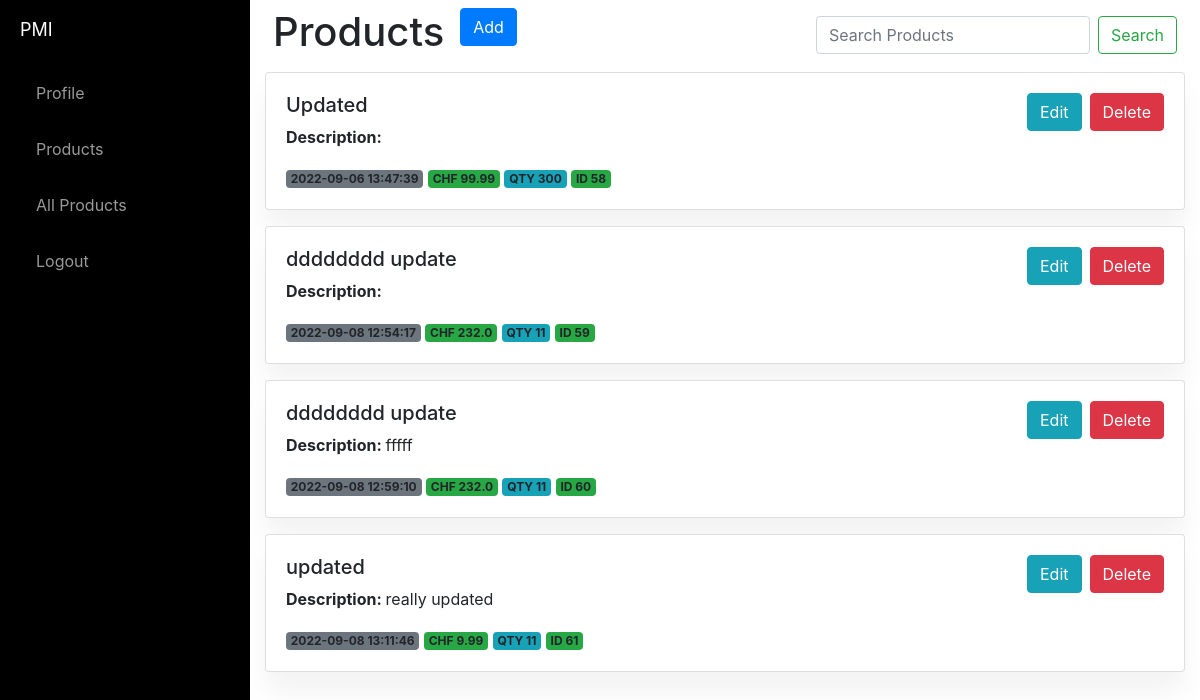
Page / (signed in) on the earlier database version.
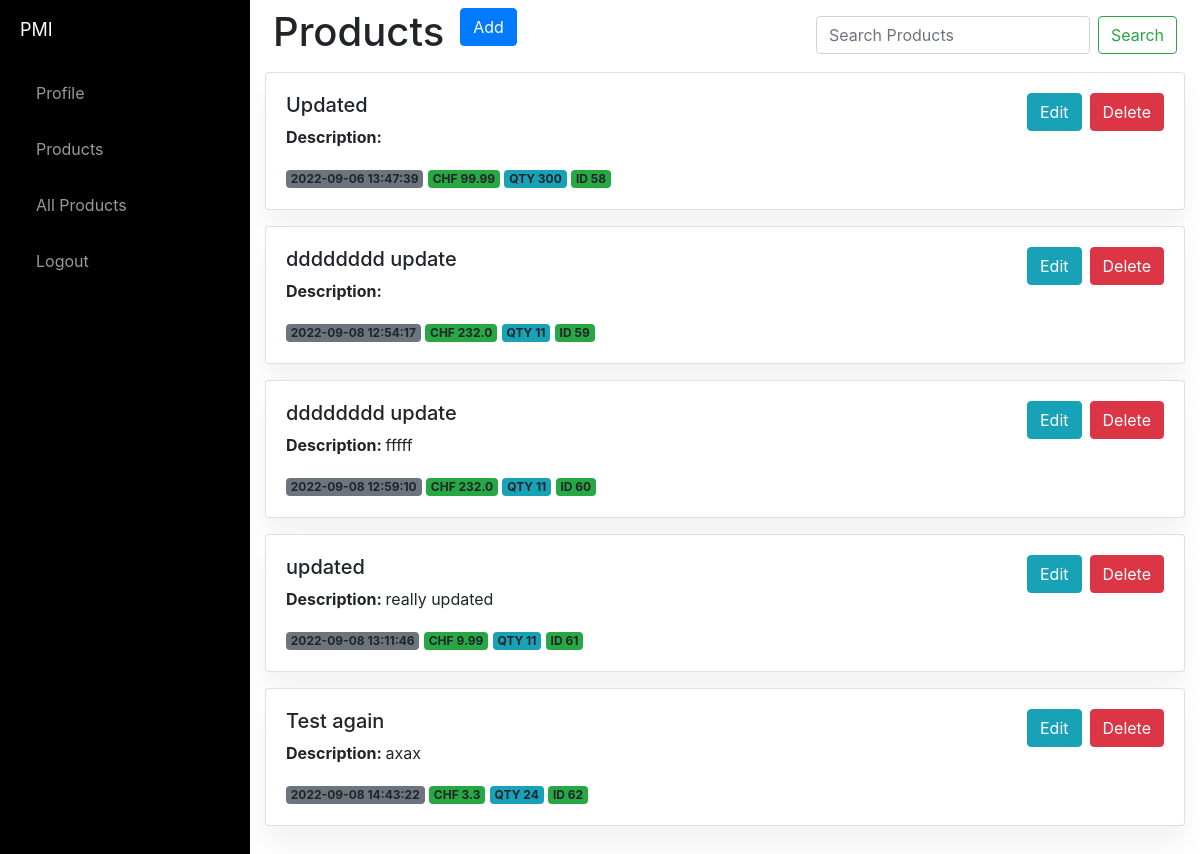
Same page on the later database version.
### website/models.py (models this page shows)
class Product(db.Model):
    id = db.Column(db.Integer, primary_key=True)
    product_name = db.Column(db.String(150))
    description = db.Column(db.String(10000))
    price = db.Column(db.Float)
    qty = db.Column(db.Integer)
    date = db.Column(db.DateTime(timezone=True), default=func.now())
    user_id = db.Column(db.Integer, db.ForeignKey('user.id'))

### website/views.py (the view, shortened to what this page needs)
@views.route('/', methods=['GET', 'POST'])
@login_required
def home():
    return render_template("home.html", user=current_user)

### website/templates/home.html (shortened to what this page needs)
{% extends "base.html" %} {% block title %}Home{% endblock %} {% block content%}
<div class="d-flex">
  <div class="p-2">
    <h1>Products</h1>
  </div>
  <div class="p-2">
    <button type="button" class="btn btn-primary" data-toggle="modal" data-target="#exampleModal">
      Add
    </button>
  </div>
  <div class="ml-auto p-2">
    <form class="form-inline my-2 my-lg-10 ">
      <input class="form-control mr-sm-2" type="search" placeholder="Search Products" aria-label="Search">
      <button class="btn btn-outline-success my-2 my-sm-0" type="submit">Search</button>
    </form>
  </div>
</div>
{% for product in user.product %}
<div class="card mb-3">
  <div class="card-body">
    <div class="d-flex flex-column flex-lg-row">
      <div class="row flex-fill">
        <div class="col-sm-5 ">
          <h4 class="h5">{{ product.product_name }}</h4>
          <p class="p"> <strong>Description: </strong> {{ product.description }}</p>
          <span class="badge bg-secondary">{{ product.date }}</span> <span class="badge bg-success">CHF {{ product.price}}</span>
          <span class="badge bg-info">QTY {{ product.qty }}</span> <span class="badge bg-success">ID {{ product.id }}</span>
        </div>
        <div class="col-sm-7 text-lg-end clearfix ">
          <button href="#" class="btn btn-danger float-right ml-2 stretched-link" onClick="deleteProduct('{{ product.id }}')">Delete</button>
          <a href="/update/{{product.id}}" class="btn btn-info float-right ml-2 stretched-link" data-toggle="modal_edit" data-target="#exampleModal">Edit</a>
        </div>
      </div>
    </div>
  </div>
</div>
{% endfor %}
<form method="POST">
  <br />
  {% endblock %}

### website/templates/base.html (shortened to what this page needs)
<!DOCTYPE html>
<html lang="en">
<head>
  <link rel="stylesheet" href="../static/index.css">
  <link rel="stylesheet" href="https://stackpath.bootstrapcdn.com/bootstrap/4.4.1/css/bootstrap.min.css"
 />
  <link rel="stylesheet" href="https://stackpath.bootstrapcdn.com/font-awesome/4.7.0/css/font-awesome.min.css"
 />
</head>
{% if user.is_authenticated %}
<body>
  <div id="wrapper">
    <div id="sidebar-wrapper">
      <ul class="sidebar-nav">
        <li class="sidebar-brand">
          <a href="/">
            PMI
          </a>
        </li>
        <li>
          <a class="nav-item nav-link" id="profile" href="/profile">Profile</a>
        </li>
        <li>
          <a class="nav-item nav-link" id="home" href="/">Products</a>
        </li>
        <li>
          <a class="nav-item nav-link" id="products" href="/products">All Products</a>
        </li>
        <li>
        <li>
          <a class="nav-item nav-link" id="logout" href="/logout">Logout</a>
        </li>
  {% endif %}
  </div>
  <div class="container">{% block content %} {% endblock %}</div>
</body>
</html>

### website/static/index.css (style rules this page uses)
body { background:#eee; }
body { overflow-x: hidden; }
#wrapper { padding-left: 0; -webkit-transition: all 0.5s ease; -moz-transition: all 0.5s ease; -o-transition: all 0.5s ease; transition: all 0.5s ease; }
#sidebar-wrapper { z-index: 1000; position: fixed; left: 250px; width: 0; height: 100%; margin-left: -250px; overflow-y: auto; background: #000; -webkit-transition: all 0.5s ease; -moz-transition: all 0.5s ease; -o-transition: all 0.5s ease; transition: all 0.5s ease; }
.sidebar-nav { position: absolute; top: 0; width: 250px; margin: 0; padding: 0; list-style: none; }
.sidebar-nav li { text-indent: 20px; line-height: 40px; }
.sidebar-nav li a { display: block; text-decoration: none; color: #999999; }
.sidebar-nav > .sidebar-brand { height: 65px; font-size: 18px; line-height: 60px; }
.sidebar-nav > .sidebar-brand a { color: #999999; }
@media (min-width:768px) { #wrapper { padding-left: 250px; } }
@media (min-width:768px) { #sidebar-wrapper { width: 250px; } }
.card { box-shadow: 0 20px 27px 0 rgb(0 0 0 / 5%); }
.card { position: relative; display: flex; flex-direction: column; min-width: 0; word-wrap: break-word; background-color: #fff; background-clip: border-box; border: 0 solid rgba(0,0,0,.125); border-radius: 1rem; }
.card-body { -webkit-box-flex: 1; -ms-flex: 1 1 auto; flex: 1 1 auto; padding: 1.5rem 1.5rem; }

Differences in the rows shown:
added Product: product_name "Test again", description "axax", date "2022-09-08 14:43:22", price "3.3", qty "24", id "62"
